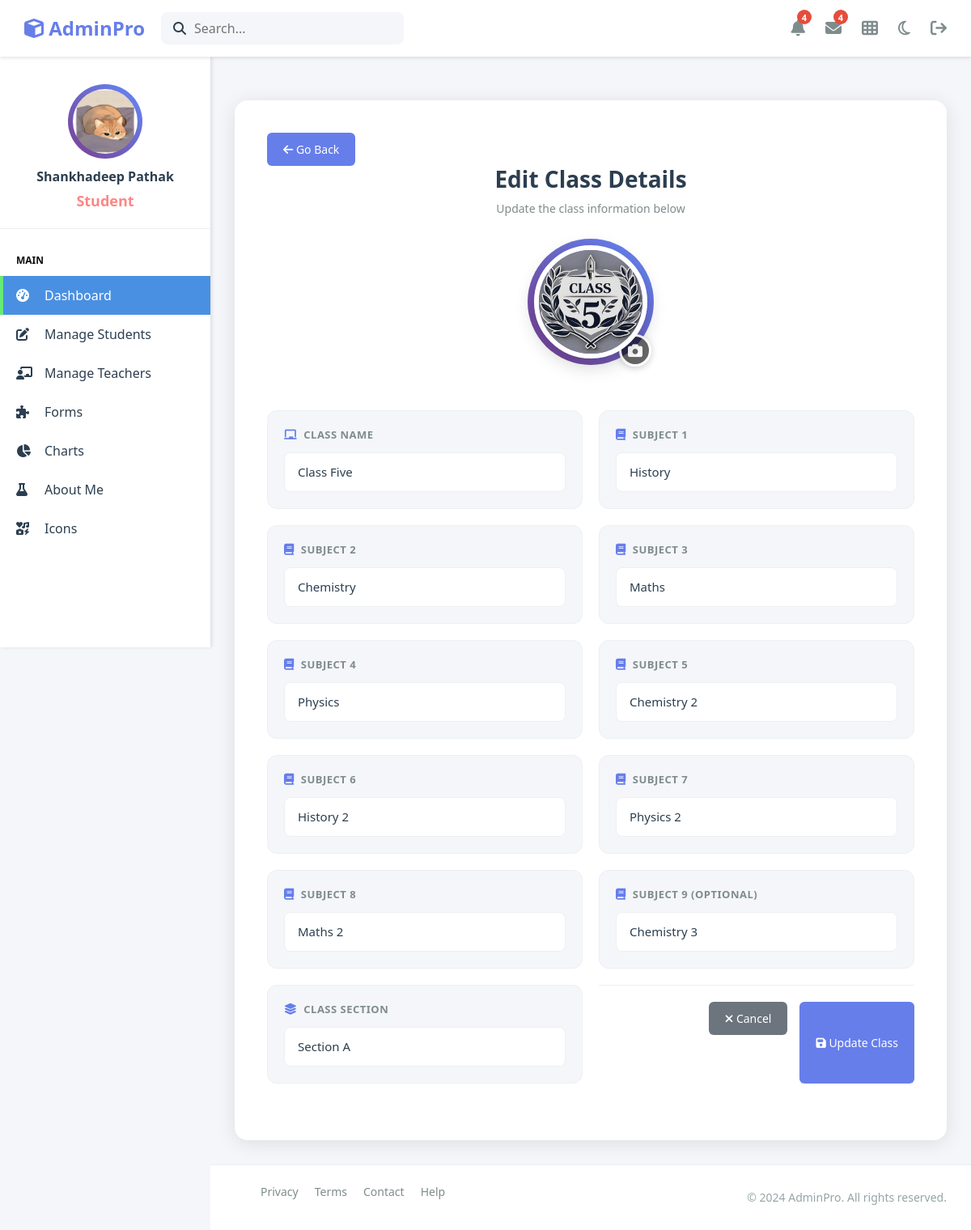
The app's page /Admin-Dashboard/edit_and_store_pages/edit_class_profile.php?c_id=1 (signed in) with its own data.
### tables this page shows
CREATE TABLE `class_tbl` (
  `c_id` int(200) NOT NULL,
  `c_name` varchar(200) NOT NULL,
  `sub_one` varchar(300) DEFAULT NULL,
  `sub_id` int(20) NOT NULL,
  `sub_two` varchar(300) DEFAULT NULL,
  `sub_three` varchar(300) DEFAULT NULL,
  `sub_four` varchar(300) DEFAULT NULL,
  `sub_five` varchar(300) DEFAULT NULL,
  `sub_six` varchar(300) DEFAULT NULL,
  `sub_seven` varchar(300) DEFAULT NULL,
  `sub_eight` varchar(300) DEFAULT NULL,
  `sub_nine` varchar(300) DEFAULT NULL,
  `section_a` varchar(20) DEFAULT NULL,
  `section_b` varchar(20) DEFAULT NULL,
  `section_c` varchar(20) DEFAULT NULL,
  `section_d` varchar(20) DEFAULT NULL,
  `c_img` varchar(300) NOT NULL,
  `created_at` timestamp NOT NULL DEFAULT current_timestamp(),
  `updated_at` timestamp NOT NULL DEFAULT current_timestamp() ON UPDATE current_timestamp()
);

### Admin-Dashboard/edit_and_store_pages/edit_class_profile.php (the view, shortened to what this page needs)
<?php
include('../Include/header.php');
include('../Include/sidebar.php');
$c_id = isset($_GET['c_id']) ? intval($_GET['c_id']) : 0;
try {
    $stmt = $pdo->prepare("SELECT * FROM class_tbl WHERE c_id = :c_id");
    $stmt->bindParam(':c_id', $c_id, PDO::PARAM_INT);
    $stmt->execute();
    $class = $stmt->fetch(PDO::FETCH_ASSOC);
} catch (PDOException $e) {
    error_log("Error fetching class: " . $e->getMessage());
    $_SESSION['error'] = 'Error fetching class details. Please try again.';
    header('Location: ../pages/classes_page.php');
    exit;
}
try {
    $stmt_subjects = $pdo->prepare("SELECT sub_id, sub_name FROM subject_tbl ORDER BY sub_name ASC");
    $stmt_subjects->execute();
    $subjects = $stmt_subjects->fetchAll(PDO::FETCH_ASSOC);
} catch (PDOException $e) {
    error_log("Error fetching subjects: " . $e->getMessage());
    $subjects = [];
}
$classImg = !empty($class['c_img'])
    ? htmlspecialchars($class['c_img'], ENT_QUOTES, 'UTF-8')
    : 'class_default.jpg';
?>
<main class="main-content">
    <div class="form-container">
        <a href="../pages/classes_page.php">
            <button type="button" class="btn btn-primary">
                <i class="fas fa-arrow-left"></i> Go Back
            </button>
        </a>
        <div class="form-header">
            <h2>Edit Class Details</h2>
            <p>Update the class information below</p>
        </div>
        <div class="profile-unified-card" style="margin-bottom: 4rem;">
            <div class="profile-image-container" style="margin-top: 10px; position: relative;">
                <?php
                if($classImg!="" && $classImg!=NULL){
                ?>
                    <img src="../assets/image/<?php echo $classImg; ?>" alt="Class Image" class="profile-img" id="profileImage">
                <?php
                    } else {
                ?>
                        <img src="../assets/image/class_default.jpg" alt="Class Image" class="profile-img" id="profileImage">
                <?php
                    }
                ?>
                <label for="imageUpload" class="profile-edit-btn">
                    <i class="fas fa-camera"></i>
                </label>
            </div>
        </div>
        <form id="classForm" action="../edit_and_store_pages/update_class_profile.php" method="POST" enctype="multipart/form-data">
            <div class="form-grid">
                <div class="field-card">
                    <label class="field-label" for="c_name">
                        <i class="fas fa-chalkboard"></i>
                        Class Name
                    </label>
                    <input type="text" name="c_name" id="c_name" class="field-input"
                           placeholder="Enter class name" minlength="2" required
                           value="<?php echo htmlspecialchars($class['c_name'] ?? '', ENT_QUOTES, 'UTF-8'); ?>">
                </div>
                <?php
                $subjectFields = [
                    'sub_one'   => ['Subject 1', true],
                    'sub_two'   => ['Subject 2', true],
                    'sub_three' => ['Subject 3', true],
                    'sub_four'  => ['Subject 4', true],
                    'sub_five'  => ['Subject 5', true],
                    'sub_six'   => ['Subject 6', true],
                    'sub_seven' => ['Subject 7', true],
                    'sub_eight' => ['Subject 8', true],
                    'sub_nine'  => ['Subject 9 (Optional)', false],
                ];
                foreach ($subjectFields as $fieldName => [$fieldLabel, $isRequired]):
                ?>
                <div class="field-card">
                    <label class="field-label" for="<?php echo $fieldName; ?>">
                        <i class="fas fa-book"></i>
                        <?php echo htmlspecialchars($fieldLabel); ?>
                    </label>
                    <select name="<?php echo $fieldName; ?>"
                            id="<?php echo $fieldName; ?>"
                            class="field-select"
                            <?php echo $isRequired ? 'required' : ''; ?>>
                        <?php foreach ($subjects as $subject):
                            $selected = (isset($class[$fieldName]) && $class[$fieldName] == $subject['sub_id']) ? 'selected' : '';
                        ?>
                            <option value="<?php echo htmlspecialchars($subject['sub_id'], ENT_QUOTES, 'UTF-8'); ?>" <?php echo $selected; ?>>
                                <?php echo htmlspecialchars($subject['sub_name'], ENT_QUOTES, 'UTF-8'); ?>
                            </option>
                        <?php endforeach; ?>
                    </select>
                </div>
                <?php endforeach; ?>
                <div class="field-card">
                    <label class="field-label" for="section_a">
                        <i class="fas fa-layer-group"></i>
                        Class Section
                    </label>
                    <select name="section_a" id="section_a" class="field-select" required>
                        <option value="A" <?php echo (isset($class['section_a']) && $class['section_a'] == 'A') ? 'selected' : ''; ?>>Section A</option>
                    </select>
            </div>
            <div class="form-actions">
                <a href="../pages/classes_page.php">
                    <button type="button" class="btn btn-secondary">
                        <i class="fas fa-times"></i> Cancel
                    </button>
                </a>
                <button type="submit" name="submit" value="submit" class="btn btn-primary">
                    <i class="fas fa-save"></i> Update Class
                </button>
            </div>
        </form>
    </div>
</main>
<?php include('../Include/footer.php'); ?>

### Admin-Dashboard/assets/css/style.css (style rules this page uses)
* { margin: 0; padding: 0; box-sizing: border-box; }
body { font-family: "Segoe UI", Tahoma, Geneva, Verdana, sans-serif; background: #f5f6fa; color: #2c3e50; }
.main-content { margin-left: 260px; margin-top: 70px; padding: 30px; min-height: calc(100vh - 70px); }
.profile-image-container { position: relative; width: 140px; height: 140px; margin: 0 auto; margin-top: -70px; z-index: 10; }
.profile-image-container img.profile-img { width: 100%; height: 100%; border-radius: 50%; object-fit: cover; border: 6px solid #fff; box-shadow: 0 8px 24px rgba(0, 0, 0, 0.2); position: relative; z-index: 1; transition: transform 0.4s ease; }
.profile-image-container::before { content: ""; position: absolute; top: -8px; left: -8px; right: -8px; bottom: -8px; border-radius: 50%; background: linear-gradient(45deg, #667eea, #764ba2, #667eea, #764ba2); background-size: 200% 200%; z-index: 0; animation: rotateGradient 4s linear infinite; }
.btn { padding: 10px 20px; border: none; border-radius: 6px; cursor: pointer; font-size: 14px; transition: all 0.3s; }
.btn-primary { background: #667eea; color: #fff; }
.profile-edit-btn { position: absolute; bottom: -10px; right: -5px; width: 40px; height: 40px; background: rgba(0, 0, 0, 0.6); border-radius: 50%; display: flex; align-items: center; justify-content: center; cursor: pointer; transition: all 0.3s ease; border: 3px solid white; box-shadow: 0 2px 8px rgba(0, 0, 0, 0.2); }
.profile-edit-btn i { color: white; font-size: 18px; }

### Admin-Dashboard/assets/css/form.css (style rules this page uses)
.form-container { max-width: 1200px; margin: 0 auto; background: #16213e; border-radius: 16px; padding: 40px; box-shadow: 0 4px 24px rgba(0, 0, 0, 0.3); }
.form-header { margin-bottom: 35px; text-align: center; }
.form-header h2 { font-size: 28px; font-weight: 600; color: #eaeaea; margin-bottom: 8px; }
.form-header p { color: #b0b3b8; font-size: 14px; }
.form-grid { display: grid; grid-template-columns: repeat(auto-fit, minmax(300px, 1fr)); gap: 20px; margin-bottom: 30px; }
.field-card { background: #1a2332; border-radius: 12px; padding: 20px; border: 1px solid #2c3e50; transition: all 0.3s ease; position: relative; overflow: hidden; }
.field-card::before { content: ""; position: absolute; top: 0; left: 0; width: 100%; height: 3px; background: linear-gradient(90deg, #667eea 0%, #764ba2 100%); transform: scaleX(0); transition: transform 0.3s ease; }
.field-label { display: flex; align-items: center; gap: 8px; font-size: 13px; font-weight: 600; color: #b0b3b8; text-transform: uppercase; letter-spacing: 0.5px; margin-bottom: 12px; }
.field-label i { color: #667eea; font-size: 14px; }
.field-input, .field-select, .field-textarea { width: 100%; background: #0f1419; border: 1px solid #2c3e50; border-radius: 8px; padding: 12px 16px; color: #eaeaea; font-size: 15px; font-family: inherit; transition: all 0.3s ease; }
.field-select { cursor: pointer; appearance: none; background-repeat: no-repeat; background-position: right 16px center; padding-right: 45px; }
.field-input::placeholder, .field-textarea::placeholder { color: #7f8c8d; }
.form-actions { display: flex; justify-content: flex-end; gap: 15px; padding-top: 20px; border-top: 1px solid #2c3e50; }
html[data-bs-theme="light"] .form-container { background: #fff; box-shadow: 0 4px 24px rgba(0, 0, 0, 0.1); }
html[data-bs-theme="light"] .form-header h2 { color: #2c3e50; }
html[data-bs-theme="light"] .form-header p { color: #7f8c8d; }
html[data-bs-theme="light"] .field-card { background: #f5f6fa; border-color: #ecf0f1; }
html[data-bs-theme="light"] .field-label { color: #7f8c8d; }
html[data-bs-theme="light"] .field-input, html[data-bs-theme="light"] .field-select, html[data-bs-theme="light"] .field-textarea { background: #fff; border-color: #ecf0f1; color: #2c3e50; }
html[data-bs-theme="light"] .form-actions { border-top-color: #ecf0f1; }

### records on screen
class_tbl: c_img (picture), c_name "Class Five", section_a "Section A"

### other values on screen
$role "Student"
$user "Shankhadeep Pathak"
$fieldLabel "SUBJECT 1"
$fieldLabel "SUBJECT 2"
$fieldLabel "SUBJECT 3"
$fieldLabel "SUBJECT 4"
$fieldLabel "SUBJECT 5"
$fieldLabel "SUBJECT 6"
$fieldLabel "SUBJECT 7"
$fieldLabel "SUBJECT 8"
$fieldLabel "SUBJECT 9 (OPTIONAL)"
form field sub_one "History"
form field sub_two "Chemistry"
form field sub_three "Maths"
form field sub_four "Physics"
